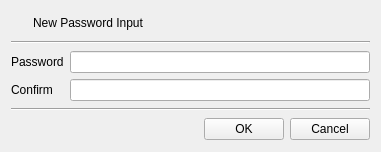
<?xml version="1.0" encoding="UTF-8"?>
<ui version="4.0">
 <class>NewPasswdDlg</class>
 <widget class="QDialog" name="NewPasswdDlg">
  <property name="geometry">
   <rect>
    <x>0</x>
    <y>0</y>
    <width>376</width>
    <height>152</height>
   </rect>
  </property>
  <property name="windowTitle">
   <string>New Password Window</string>
  </property>
  <layout class="QVBoxLayout" name="verticalLayout">
   <item>
    <layout class="QGridLayout" name="gridLayout_3">
     <property name="topMargin">
      <number>0</number>
     </property>
     <item row="0" column="1">
      <widget class="QLabel" name="mTitleLabel">
       <property name="text">
        <string>New Password Input</string>
       </property>
      </widget>
     </item>
     <item row="0" column="0">
      <widget class="QPushButton" name="pushButton">
       <property name="minimumSize">
        <size>
         <width>16</width>
         <height>0</height>
        </size>
       </property>
       <property name="maximumSize">
        <size>
         <width>16</width>
         <height>16777215</height>
        </size>
       </property>
       <property name="text">
        <string/>
       </property>
       <property name="icon">
        <iconset resource="../../CryptokiMan/CryptokiMan/cryptokiman.qrc">
         <normaloff>:/images/passwd.png</normaloff>:/images/passwd.png</iconset>
       </property>
       <property name="flat">
        <bool>true</bool>
       </property>
      </widget>
     </item>
    </layout>
   </item>
   <item>
    <widget class="Line" name="line">
     <property name="orientation">
      <enum>Qt::Horizontal</enum>
     </property>
    </widget>
   </item>
   <item>
    <layout class="QGridLayout" name="gridLayout">
     <item row="0" column="0">
      <widget class="QLabel" name="label_2">
       <property name="text">
        <string>Password</string>
       </property>
      </widget>
     </item>
     <item row="1" column="0">
      <widget class="QLabel" name="label_3">
       <property name="text">
        <string>Confirm</string>
       </property>
      </widget>
     </item>
     <item row="0" column="1">
      <widget class="QLineEdit" name="mPasswdText">
       <property name="minimumSize">
        <size>
         <width>300</width>
         <height>0</height>
        </size>
       </property>
       <property name="echoMode">
        <enum>QLineEdit::Password</enum>
       </property>
      </widget>
     </item>
     <item row="1" column="1">
      <widget class="QLineEdit" name="mConfirmText">
       <property name="echoMode">
        <enum>QLineEdit::Password</enum>
       </property>
      </widget>
     </item>
    </layout>
   </item>
   <item>
    <widget class="Line" name="line_2">
     <property name="orientation">
      <enum>Qt::Horizontal</enum>
     </property>
    </widget>
   </item>
   <item>
    <layout class="QGridLayout" name="gridLayout_2">
     <item row="0" column="2">
      <widget class="QPushButton" name="mCancelBtn">
       <property name="text">
        <string>Cancel</string>
       </property>
      </widget>
     </item>
     <item row="0" column="1">
      <widget class="QPushButton" name="mOKBtn">
       <property name="text">
        <string>OK</string>
       </property>
      </widget>
     </item>
     <item row="0" column="0">
      <spacer name="horizontalSpacer">
       <property name="orientation">
        <enum>Qt::Horizontal</enum>
       </property>
       <property name="sizeHint" stdset="0">
        <size>
         <width>40</width>
         <height>20</height>
        </size>
       </property>
      </spacer>
     </item>
    </layout>
   </item>
  </layout>
 </widget>
 <tabstops>
  <tabstop>pushButton</tabstop>
  <tabstop>mPasswdText</tabstop>
  <tabstop>mConfirmText</tabstop>
  <tabstop>mOKBtn</tabstop>
  <tabstop>mCancelBtn</tabstop>
 </tabstops>
 <resources/>
 <connections/>
</ui>
